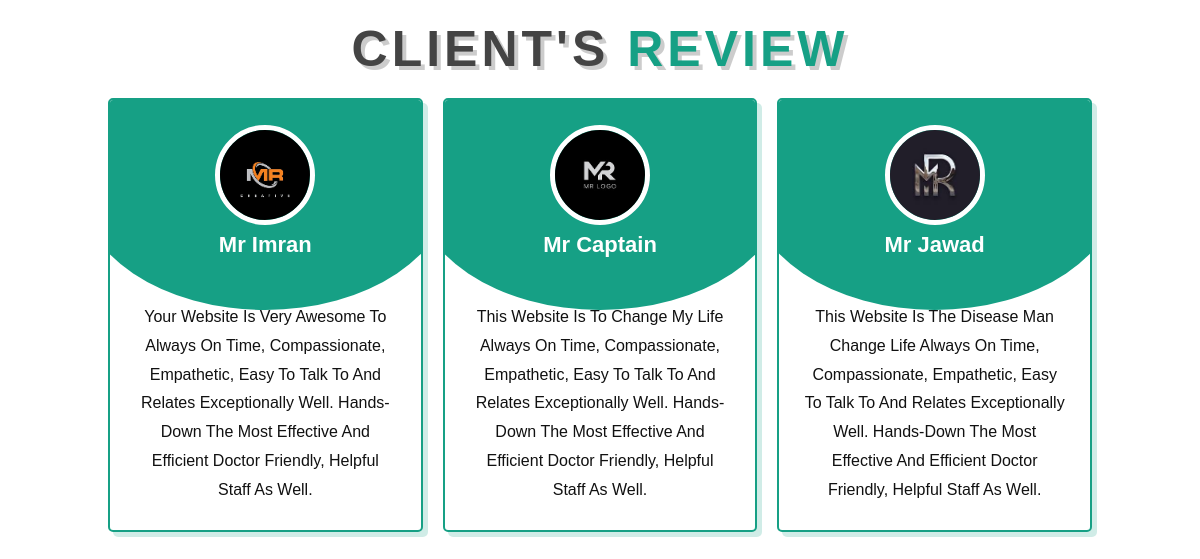
/hospital/view_client.php, run on the app's committed database.
### tables this page shows
CREATE TABLE `client` (
  `id` int(50) NOT NULL,
  `name` varchar(225) NOT NULL,
  `des` varchar(550) NOT NULL,
  `image` varchar(100) NOT NULL
);

### hospital/view_client.php (the view, shortened to what this page needs)
<!DOCTYPE html>
<html lang="en">
<head>
    <link rel="stylesheet" href="css/style.css">
</head>
<body>
<section class="review" id="review">
    <h1 class="heading"> client's <span>review</span> </h1>
    <div class="box-container">
    <?php
include('../admin panel/config.php');
$fetch = "SELECT * FROM `client`";
$res = mysqli_query($conn, $fetch);
 while ($row = mysqli_fetch_array($res))
 {
?>
        <div class="box">
        <img src="image/<?= $row['image']; ?>" alt="" class="image">
            <h3><?php echo $row['name']?></h3>
            <p class="text"><?php echo $row['des']?></p>
        </div>
        <?php } ?>
    </div>
</section>
</body>
</html>

### hospital/css/style.css (style rules this page uses)
:root { --green:#16a085; --black:#444; --light-color:#111; --box-shadow:.5rem .5rem 0 rgba(22, 160, 133, .2); --text-shadow:.4rem .4rem 0 rgba(0, 0, 0, .2); --border:.2rem solid var(--green); }
* { font-family: 'Poppins', sans-serif; margin:0; padding: 0; box-sizing: border-box; outline: none; border: none; text-transform: capitalize; transition: all .2s ease-out; text-decoration: none; }
html { font-size: 62.5%; overflow-x: hidden; scroll-padding-top: 7rem; scroll-behavior: smooth; }
section { padding:2rem 9%; }
.heading { text-align: center; padding-bottom: 2rem; text-shadow: var(--text-shadow); text-transform: uppercase; color:var(--black); font-size: 5rem; letter-spacing: .4rem; }
.heading span { text-transform: uppercase; color:var(--green); }
.review .box-container { display: grid; grid-template-columns: repeat(auto-fit, minmax(27rem, 1fr)); gap:2rem; }
.review .box-container .box { border:var(--border); box-shadow: var(--box-shadow); border-radius: .5rem; padding:2.5rem; background: #fff; text-align: center; position: relative; overflow: hidden; z-index: 0; }
.review .box-container .box img { height: 10rem; width: 10rem; border-radius: 50%; object-fit: cover; border:.5rem solid #fff; }
.review .box-container .box h3 { color:#fff; font-size: 2.2rem; padding:.5rem 0; }
.review .box-container .box .text { color:var(--light-color); line-height: 1.8; font-size: 1.6rem; padding-top: 4rem; }
.review .box-container .box::before { content: ''; position: absolute; top:-4rem; left: 50%; transform:translateX(-50%); background:var(--green); border-bottom-left-radius: 50%; border-bottom-right-radius: 50%; height: 25rem; width: 120%; z-index: -1; }
* { margin: 0; padding: 0; box-sizing: border-box; list-style: none; font-family: 'Jost', sans-serif; }

### data on the page
client: image (picture), name "Mr Imran", des "Your Website Is Very Awesome To Always On Time, Compassionate, Empathetic, Easy To Talk To And Relates Exceptionally Well. Hands-Down The Most Effective And Efficient Doctor Friendly, Helpful Staff As Well."
client: image (picture), name "Mr Captain", des "This Website Is To Change My Life Always On Time, Compassionate, Empathetic, Easy To Talk To And Relates Exceptionally Well. Hands-Down The Most Effective And Efficient Doctor Friendly, Helpful Staff As Well."
client: image (picture), name "Mr Jawad", des "This Website Is The Disease Man Change Life Always On Time, Compassionate, Empathetic, Easy To Talk To And Relates Exceptionally Well. Hands-Down The Most Effective And Efficient Doctor Friendly, Helpful Staff As Well."
